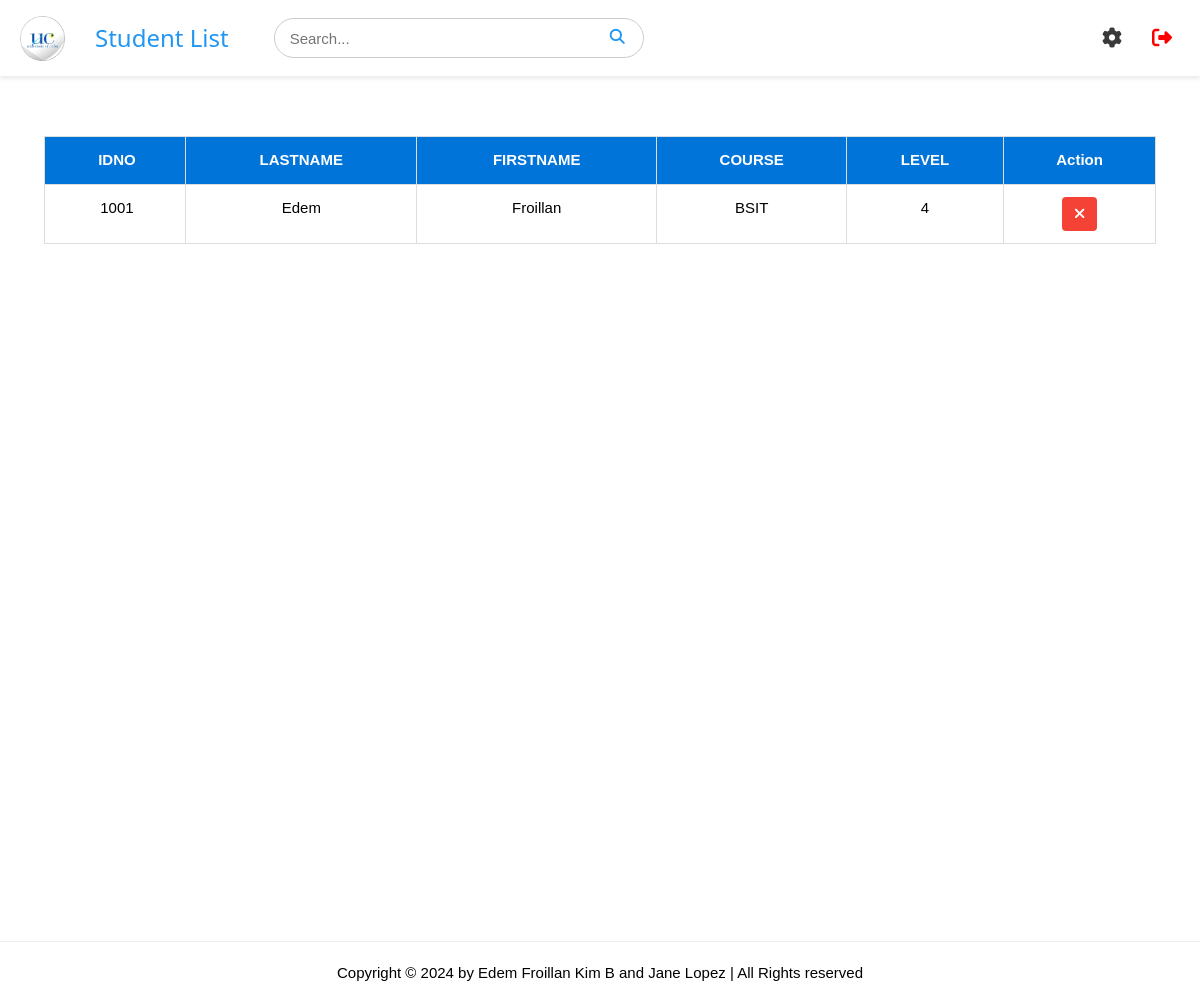
The page /students (signed in) on the database as committed earlier.
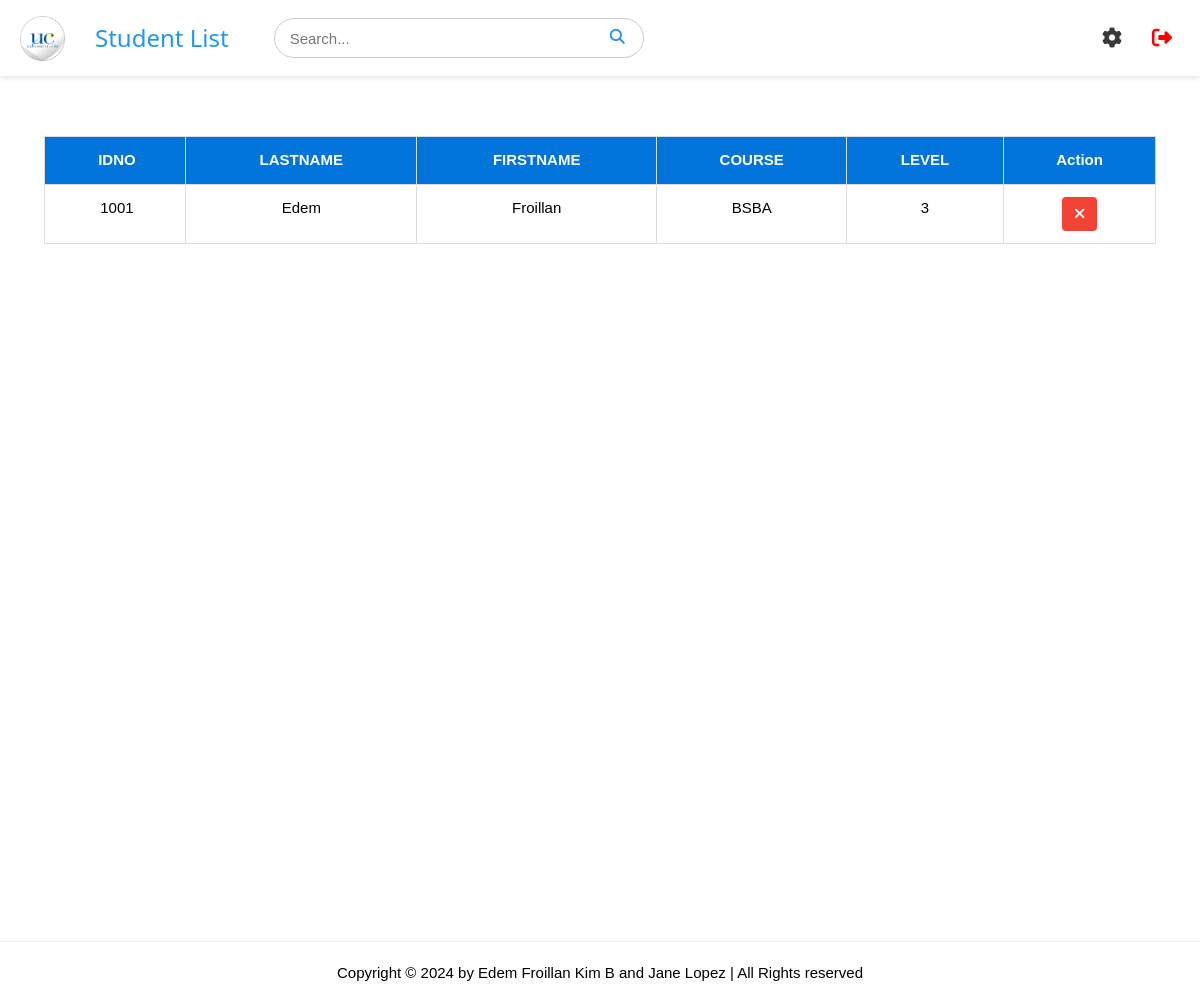
The same page on the database as committed later.
### tables this page shows
CREATE TABLE students (
                    id INTEGER PRIMARY KEY AUTOINCREMENT,
                    idno varchar(10) UNIQUE,
                    firstname varchar(50),
                    lastname varchar(50),
                    course varchar(10),
                    level varchar(5),
                    image TEXT,
                    qrcode TEXT
);

### app.py (the view)
@app.route('/students')
def student_list():
    if 'username' in session:
        pagetitle = "Student List"
        return render_template('studentlist.html',
                               data=getall_records('students'),
                               pagetitle=pagetitle,
                               users=get_users())
    else:
        flash("Please log in first!", "warning")
        return redirect(url_for('login'))

### app.py (called while the page is built)
@app.after_request
def after_request(response):
    response.headers['Cache-Control'] = 'no-store, no-cache, must-revalidate, post-check=0, pre-check=0, max-age=0'
    response.headers['Pragma'] = 'no-cache'
    response.headers['Expires'] = '-1'
    if hasattr(session, 'username') and 'username' not in session:
        response.headers['Cache-Control'] = 'no-store'
        response.headers['Pragma'] = 'no-cache'
        response.headers['Expires'] = '-1'
    return response

def get_users() -> object:
    return getall_records('students')

### dbhelper.py (called while the page is built)
def getprocess(sql: str, params=()) -> list:
    db = connect(database)
    cursor = db.cursor()
    cursor.row_factory = Row
    try:
        cursor.execute(sql, params)
        data = cursor.fetchall()
        return data
    finally:
        cursor.close()
        db.close()

def getall_records(table: str) -> list:
    sql = f'SELECT * FROM `{table}`'
    return getprocess(sql)

### templates/studentlist.html (shortened to what this page needs)
{% extends 'base.html' %}
{% block header %}
    {% include 'header.html' %}
{% endblock %}
{% block content %}
<div class="w3-row-padding" id="main_container" style="height: 100vh;">
    <div class="w3-full" style="padding: 1rem 3%;">
        <div class="styled-table-wrapper">
            <table class="w3-table-all styled-table" id="table">
                <thead>
                    <tr id="tr1">
                        <th class="w3-center">IDNO</th>
                        <th class="w3-center">LASTNAME</th>
                        <th class="w3-center">FIRSTNAME</th>
                        <th class="w3-center">COURSE</th>
                        <th class="w3-center">LEVEL</th>
                        <th class="w3-center">Action</th>
                    </tr>
                </thead>
                <tbody>
                    {% for user in users %}
                    <tr id="tr2">
                        <td class="w3-center" data-cell="IDNO:"><a>{{ user["idno"] }}</a></td>
                        <td class="w3-center" data-cell="LASTNAME:">{{ user["lastname"] }}</td>
                        <td class="w3-center" data-cell="FIRSTNAME:">{{ user["firstname"] }}</td>
                        <td class="w3-center" data-cell="COURSE:">{{ user["course"] }}</td>
                        <td class="w3-center" data-cell="LEVEL:">{{ user["level"] }}</td>
                        <td class="w3-center" data-cell="ACTION:">
                            <button class="w3-button w3-red delete-btn delete" onclick="openCustomAlert('{{ user['idno'] }}')">
                                <i class="fas fa-times"></i>
                            </button>
                        </td>
                    </tr>
                    {% endfor %}
                </tbody>
            </table>
        </div>
    </div>
</div>
{% endblock %}

### templates/base.html (shortened to what this page needs)
<!DOCTYPE html>
<html>
<head>
    <link rel='stylesheet' href="{{ url_for('static', filename='css/style.css') }}">
    <link rel="stylesheet" href="{{ url_for('static', filename='font-awesome/css/all.min.css') }}">
</head>
<body>
    <div>
        {% block header %}{% endblock %}
        {% block content %}
        {% endblock %}
    </div>
    <hr>
    <footer class="w3-center">
        <div class="footer-box">
            <p>Copyright &copy; 2024 by Edem Froillan Kim B and Jane Lopez | All Rights reserved</p>
        </div>
    </footer>
</body>
</html>

### templates/header.html (shortened to what this page needs)
<div class="header">
    <div class="left-section">
        <img src="../static/images/logo.png" alt="Logo" id="logo">
        <h3 class="pagetitle">{{ pagetitle }}</h3>
        <div class="search" style="position: relative;">
        <input type="text" placeholder="Search..." id="search-bar">
        <button type="submit" id="search-button"><i class="fa fa-search"></i></button>
    </div>
    </div>
    <div class="menu" style="position: relative;">
    <i class="fa solid fa-gear" id="menu-icon"></i>
    <a href="/logout" id="logout">
        <i class="fa fa-sign-out-alt"></i>
    </a>
    </div>
</div>

### static/css/style.css (style rules this page uses)
html { box-sizing:border-box }
*,*:before,*:after { box-sizing:inherit }
html { -ms-text-size-adjust:100%;-webkit-text-size-adjust:100% }
body { margin:0 }
article,aside,details,figcaption,figure,footer,header,main,menu,nav,section { display:block }
a { background-color:transparent }
img { border-style:none }
hr { box-sizing:content-box;height:0;overflow:visible }
button,input,select,textarea,optgroup { font:inherit;margin:0 }
button,input { overflow:visible }
button,select { text-transform:none }
button,[type=button],[type=reset],[type=submit] { -webkit-appearance:button }
html,body { font-family:Verdana,sans-serif;font-size:15px;line-height:1.5 }
html { overflow-x:hidden }
h3 { font-size:24px }
h1,h2,h3,h4,h5,h6 { font-family:"Segoe UI",Arial,sans-serif;font-weight:400;margin:10px 0 }
hr { border:0;border-top:1px solid #eee;margin:20px 0 }
img { vertical-align:middle }
a { color:inherit }
.w3-table,.w3-table-all { border-collapse:collapse;border-spacing:0;width:100%;display:table }
.w3-table-all { border:1px solid #ccc }
.w3-bordered tr,.w3-table-all tr { border-bottom:1px solid #ddd }
.w3-table-all tr:nth-child(odd) { background-color:#fff }
.w3-table td,.w3-table th,.w3-table-all td,.w3-table-all th { padding:8px 8px;display:table-cell;text-align:left;vertical-align:top }
.w3-table th:first-child,.w3-table td:first-child,.w3-table-all th:first-child,.w3-table-all td:first-child { padding-left:16px }
.w3-btn,.w3-button { border:none;display:inline-block;padding:8px 16px;vertical-align:middle;overflow:hidden;text-decoration:none;color:inherit;background-color:inherit;text-align:center;cursor:pointer;white-space:nowrap }
.w3-btn,.w3-button { -webkit-touch-callout:none;-webkit-user-select:none;-khtml-user-select:none;-moz-user-select:none;-ms-user-select:none;user-select:none }
.w3-container:after,.w3-container:before,.w3-panel:after,.w3-panel:before,.w3-row:after,.w3-row:before,.w3-row-padding:after,.w3-row-padding:before, .w3-cell-row:before,.w3-cell-row:after,.w3-clear:after,.w3-clear:before,.w3-bar:before,.w3-bar:after { content:"";display:table;clear:both }
.w3-row-padding,.w3-row-padding>.w3-half,.w3-row-padding>.w3-third,.w3-row-padding>.w3-twothird,.w3-row-padding>.w3-threequarter,.w3-row-padding>.w3-quarter,.w3-row-padding>.w3-col { padding:0 8px }
.w3-center { text-align:center!important }
.w3-red,.w3-hover-red:hover { color:#fff!important;background-color:#f44336!important }
.header { display: flex; justify-content: space-between; align-items: center; padding: 10px 20px; background-color: #fff; box-shadow: 0 2px 5px rgba(0, 0, 0, 0.1); position: sticky; top: 0; z-index: 100; margin-bottom: 3rem; }
.left-section { display: flex; align-items: center; }
#logo { width: 45px; height: auto; margin-right: 10px; }
.pagetitle { margin-left: 20px; color: #2196F3; }
#search-bar { padding: 15px; margin-right: 10px; border-radius: 20px; border: 1px solid #ccc; margin-left: 3rem; width: 370px; height: 40px; }
#search-button { color: #2196F3; border: none; cursor: pointer; position: absolute; background: transparent; right: 23px; top: 7px; }
#logout { text-decoration: none; color: red; font-size: 20px; transition: color 0.3s ease; }
#logout i { margin-right: 8px; }
.navbar, #logout { position: sticky; top: 0; background-color: #fff; padding: 10px 0; z-index: 100; gap: 3rem; }
.styled-table { width: 100%; border-collapse: collapse; font-family: Arial, sans-serif; margin-bottom: 20px; table-layout: auto; }
.styled-table th, .styled-table td { padding: 12px; border: 1px solid #ddd; text-align: left; }
.styled-table th { background-color: #0074D9; color: white; font-weight: bold; }
.styled-table .delete-btn { background-color: #ff4d4d; color: white; padding: 6px 12px; border: none; cursor: pointer; border-radius: 4px; }
.styled-table .delete-btn i { text-align: center; }
.menu { display: flex; align-items: center; gap: 2rem; }
#menu-icon { font-size: 20px; color: #3a3a3a; display: none; transition: transform 0.3s ease, color 0.3s ease; }
@media (max-width: 1360px) { #menu-icon { display: block; } }

Rows that differ between the two databases and show on the page:
removed students: idno "1001", lastname "Edem", firstname "Froillan", course "BSIT", level "4"
added students: idno "1001", lastname "Edem", firstname "Froillan", course "BSBA", level "3"
